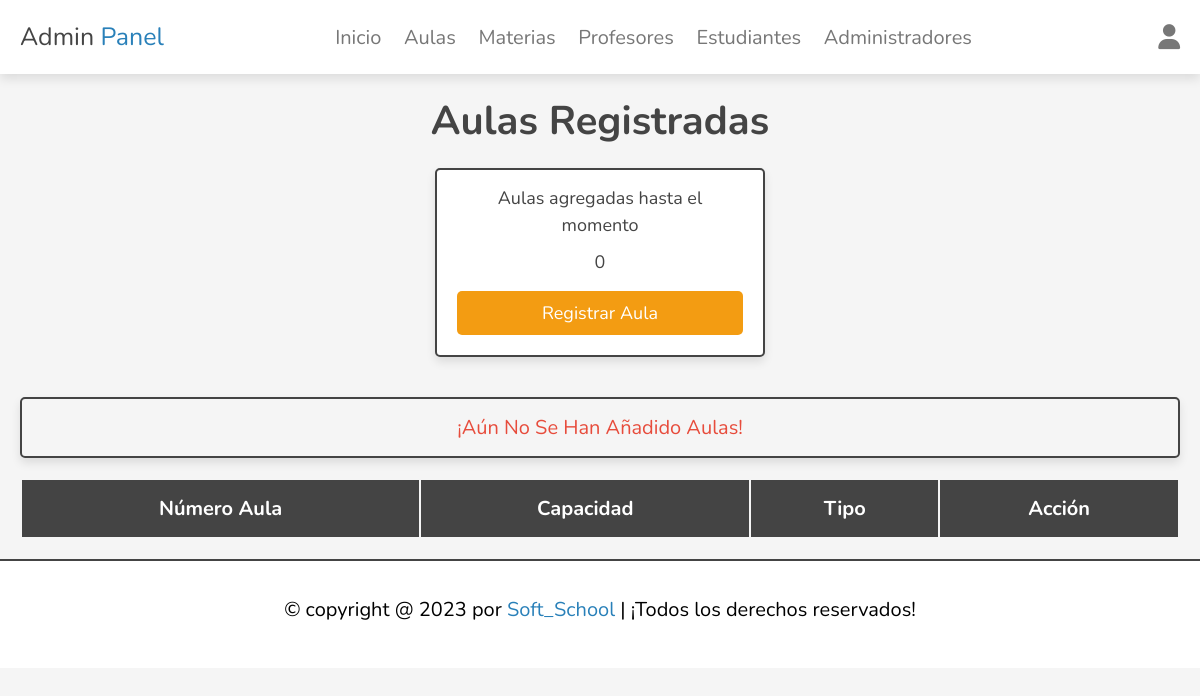
Before: /pages/aulas/aulas_profile.php (signed in) with the older database file.
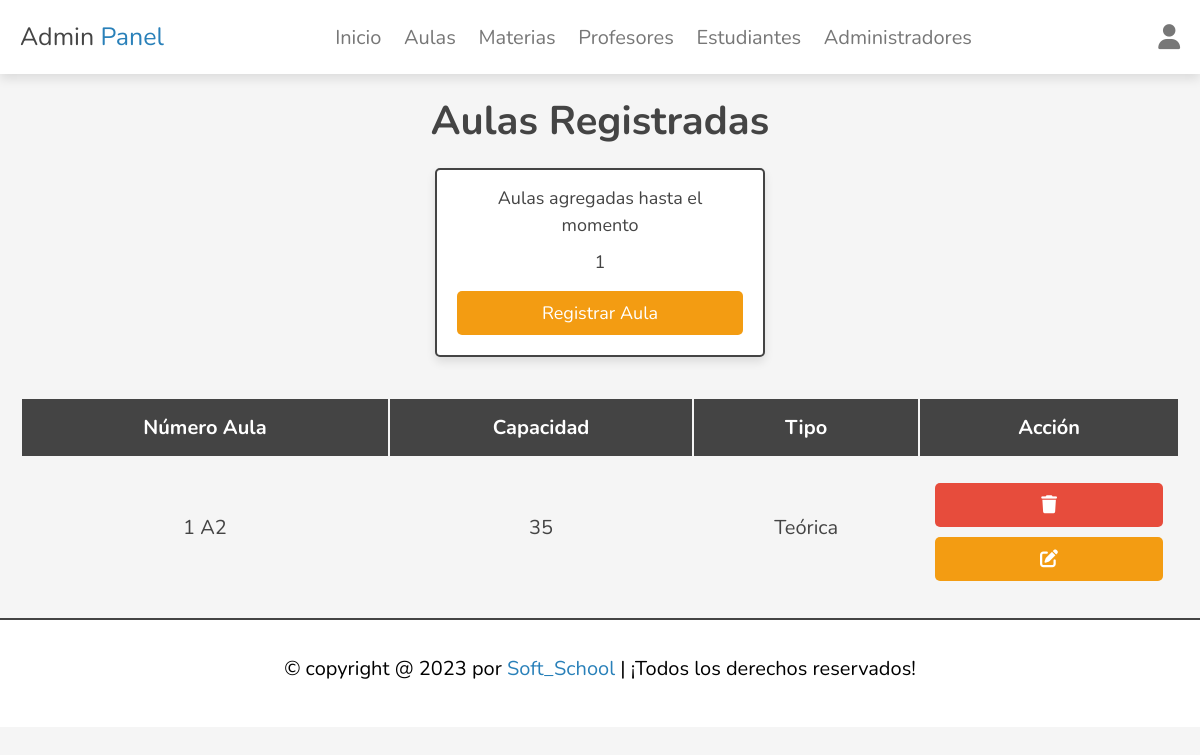
After: the same page with the newer database file.
### tables this page shows
CREATE TABLE `aula` (
  `IdAula` int NOT NULL,
  `NúmeroAula` varchar(10) NOT NULL,
  `Capacidad` int NOT NULL,
  `Tipo` varchar(20) NOT NULL
);

### pages/aulas/aulas_profile.php (the view, shortened to what this page needs)
<?php
include '../../includes/connect.php';
?>
<!DOCTYPE html>
<html lang="en">
<?php
  include '../../includes/header.php';
?>
<head>
  <link rel="stylesheet" href="https://cdnjs.cloudflare.com/ajax/libs/font-awesome/6.1.1/css/all.min.css">
  <link rel="stylesheet" href="../../assets/css//main.css">
</head>
<body>
  <section class="accounts">
    <h1 class="heading">Aulas Registradas</h1>
    <div class="box-container">
      <div class="box">
        <?php
          $select_admins = $connect->prepare("SELECT * FROM `aula`");
          $select_admins->execute();
          $number_of_admins = $select_admins->rowCount();
        ?>
        <p>Aulas agregadas hasta el momento</p>
        <p><?= $number_of_admins; ?></p>
        <a href="registro_aula.php" class="option-btn">registrar aula</a>
      </div>
    </div>
  </section>
  <section class="display__product-table">
    <table>
      <thead>
        <th>Número Aula</th>
        <th>Capacidad</th>
        <th>Tipo</th>
        <th>Acción</th>
      </thead>
      <tbody>
        <?php
          $show_aula = $connect->prepare("SELECT * FROM `aula`");
          $show_aula->execute();
          if ($show_aula->rowCount() > 0) {
            while ($fetch_aula = $show_aula->fetch(PDO::FETCH_ASSOC)) {
          ?>
        <tr>
          <td><?php echo $fetch_aula['NúmeroAula']; ?></td>
          <td><?php echo $fetch_aula['Capacidad']; ?></td>
          <td><?php echo $fetch_aula['Tipo']; ?></td>
          <td>
            <a href="aulas_profile.php?delete=<?php echo $fetch_aula['IdAula']; ?>" class="delete-btn"
              onclick="return confirm('¿Estás seguro de que quieres eliminar esto?');"> <i class="fas fa-trash"></i></a>
            <a href="update_aulas.php?update=<?php echo $fetch_aula['IdAula']; ?>" class="option-btn"> <i
                class="fas fa-edit"></i></a>
          </td>
        </tr>
        <?php
              };
            }else{
              echo '<p class="empty">¡Aún no se han añadido Aulas!</p>';
            }
          ?>
      </tbody>
    </table>
  </section>
  <?php
    include '../../includes/footer.php';
  ?>
</body>
</html>

### includes/header.php (shortened to what this page needs)
<header class="header">
  <section class="flex">
    <?php
      $isIndex = strpos($_SERVER['REQUEST_URI'], '/index') !== false;
      $Index = $isIndex ? './index' : '../../index.php';
      $Aulas = $isIndex ? './pages/aulas/aulas_profile.php' : '../aulas/aulas_profile.php';
      $Materias = $isIndex ? './pages/materias/materias_profile.php' : '../materias/materias_profile.php';
      $Admin = $isIndex ? './pages/admin/admin_profile.php' : '../admin/admin_profile.php';
      $Profesor = $isIndex ? './pages/profesores/profesores_profile.php' : '../profesores/profesores_profile.php';
      $Estudiante = $isIndex ? './pages/estudiantes/estudiantes_profile.php' : '../estudiantes/estudiantes_profile.php';
    ?>
    <a href="<?php echo $Index; ?>" class="logo">Admin <span>Panel</span></a>
    <nav class="navbar">
      <a href="<?php echo $Index; ?>">Inicio</a>
      <a href="<?php echo $Aulas; ?>">Aulas</a>
      <a href="<?php echo $Materias; ?>">Materias</a>
      <a href="<?php echo $Profesor; ?>">Profesores</a>
      <a href="<?php echo $Estudiante; ?>">Estudiantes</a>
      <a href="<?php echo $Admin; ?>">Administradores</a>
    </nav>
    <div class="icons">
      <div id="user-btn" class="fas fa-user"></div>
    </div>
  </section>
</header>

### includes/footer.php
<footer class="footer">
  <div class="credit">&copy; copyright @ <?= date('Y'); ?> por <span>Soft_School</span> | ¡Todos los derechos
    reservados!</div>
</footer>

### assets/css/main.css (style rules this page uses)
:root { --main-color: #2980b9; --red: #e74c3c; --orange: #f39c12; --black: #444; --white: #fff; --light-bg: #f5f5f5; --light-color: #777; --border: 0.2rem solid var(--black); --box-shadow: 0 0.5rem 1rem rgba(0, 0, 0, 0.1); }
* { margin: 0; padding: 0; box-sizing: border-box; font-family: 'Nunito', sans-serif; text-decoration: none; outline: none; border: none; }
html { font-size: 62.5%; overflow-x: hidden; }
body { background-color: var(--light-bg); }
section { max-width: 1200px; margin: 0 auto; padding: 2rem; }
.heading { font-size: 4rem; color: var(--black); text-align: center; margin-bottom: 2rem; text-transform: capitalize; }
.btn, .delete-btn, .option-btn { width: 100%; display: block; cursor: pointer; color: var(--white); font-size: 1.8rem; padding: 1rem 3rem; margin-top: 1rem; border-radius: 0.5rem; text-align: center; text-transform: capitalize; }
.delete-btn { background-color: var(--red); }
.option-btn { background-color: var(--orange); }
.header { position: sticky; top: 0; left: 0; right: 0; box-shadow: var(--box-shadow); background-color: var(--white); z-index: 1000; }
.header .flex { display: flex; align-items: center; justify-content: space-between; position: relative; }
.header .flex .logo { font-size: 2.5rem; color: var(--black); }
.header .flex .logo span { color: var(--main-color); }
.header .flex .navbar a { margin: 0 1rem; font-size: 2rem; color: var(--light-color); }
.header .flex .icons > * { font-size: 2.5rem; cursor: pointer; margin-left: 1.5rem; color: var(--light-color); }
.accounts .box-container { display: grid; gap: 1.5rem; justify-content: center; align-items: flex-start; grid-template-columns: repeat(auto-fit, 33rem); }
.accounts .box-container .box { padding: 2rem; border: var(--border); border-radius: 0.5rem; box-shadow: var(--box-shadow); background-color: var(--white); }
.display__product-table table { width: 100%; text-align: center; }
.display__product-table table thead th { padding: 1.5rem; font-size: 2rem; background-color: var(--black); color: var(--white); }
.display__product-table table td { padding: 1.5rem; font-size: 2rem; color: var(--black); }
.display__product-table table td:first-child { padding: 0; }
.display__product-table table tr:nth-child(odd) { background-color: var(--bg-color); }
.accounts .box-container { display: grid; gap: 1.5rem; grid-template-columns: repeat(auto-fit, 33rem); justify-content: center; align-items: flex-start; }
.accounts .box-container .box { padding: 2rem; padding-top: 1rem; text-align: center; border: var(--border); border-radius: 0.5rem; box-shadow: var(--box-shadow); background-color: var(--white); }
.accounts .box-container .box p { font-size: 1.8rem; line-height: 1.5; padding: 0.5rem 0; color: var(--black); }
.footer { padding: 10px; background-color: var(--white); margin-top: auto; text-align: center; border-top: var(--border); width: 100%; }
.footer .credit { text-align: center; font-size: 2rem; padding: 2.5rem 0 3.5rem; }
.footer .credit span { color: var(--main-color); }
.empty { width: 100%; font-size: 2rem; padding: 1.5rem; color: var(--red); text-transform: capitalize; text-align: center; border-radius: 0.5rem; border: var(--border); box-shadow: var(--box-shadow); background-color: var(--white); }
.display__product-table .empty { margin-bottom: 2rem; text-align: center; background-color: var(--bg-color); padding: 1.5rem; font-size: 2rem; }

Changed rows visible on the page:
added aula: NúmeroAula "1 A2", Capacidad "35", Tipo "Teórica"
Other visible differences:
$number_of_admins: "0" → "1"
text no longer shown: "¡Aún No Se Han Añadido Aulas!"
